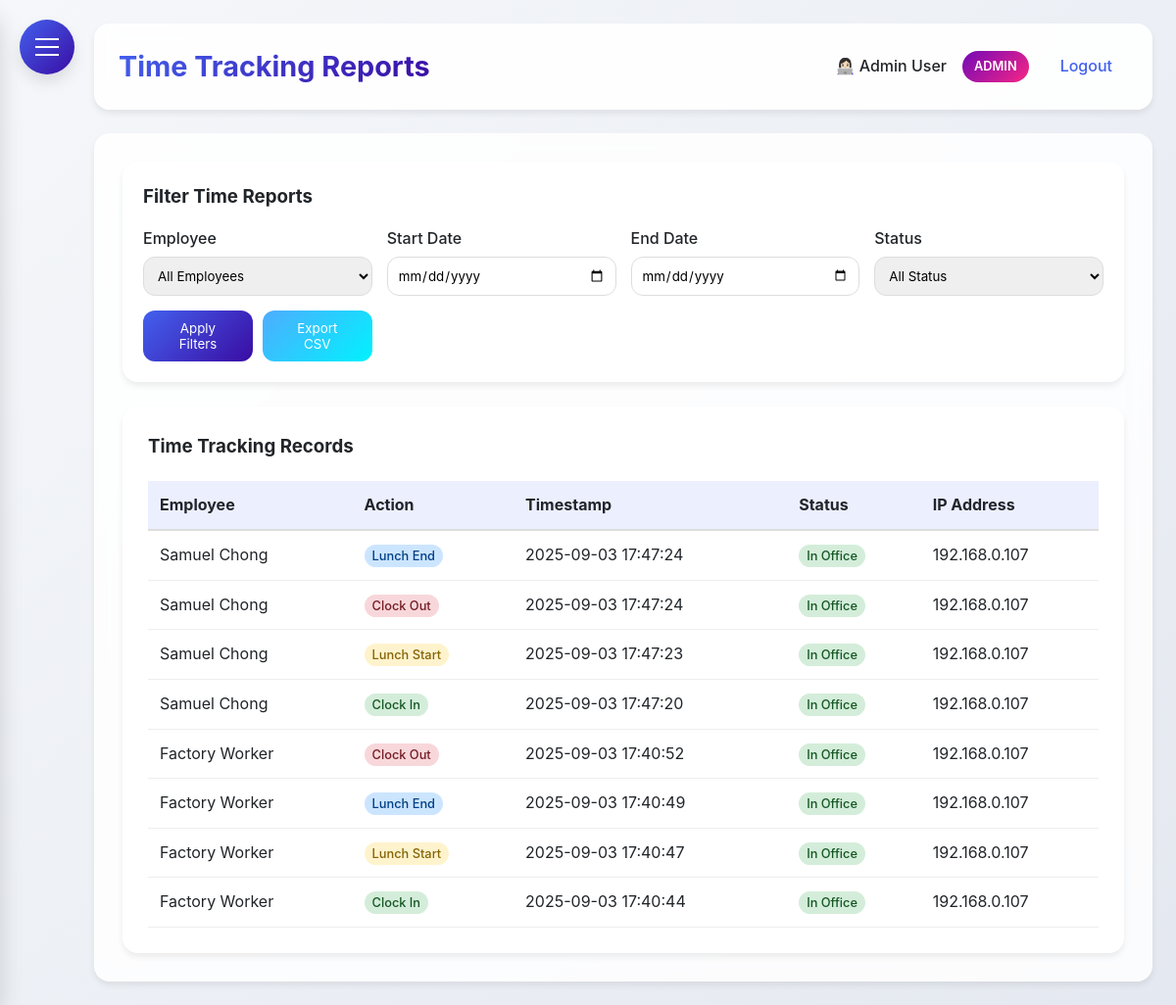
The app's page /time_reports (signed in), older data.
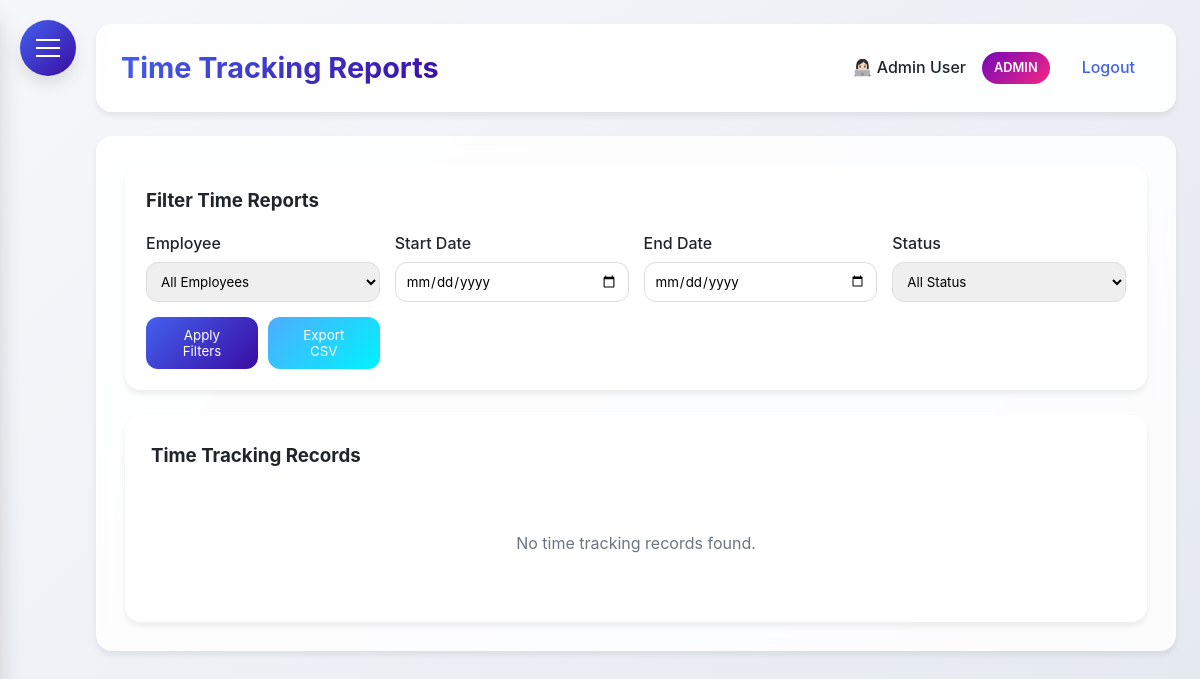
The same page, newer data.
### HerculesSystem.py (models this page shows, shortened)
class Employee(UserMixin, db.Model):
    id = db.Column(db.Integer, primary_key=True)
    username = db.Column(db.String(80), unique=True, nullable=False)
    password = db.Column(db.String(120), nullable=False)
    full_name = db.Column(db.String(120), nullable=False)
    email = db.Column(db.String(120), unique=True, nullable=False)
    department = db.Column(db.String(80))
    position = db.Column(db.String(80))
    hire_date = db.Column(db.Date)
    is_admin = db.Column(db.Boolean, default=False)
    user_type = db.Column(db.String(20), default='employee')  # admin, supervisor, office, factory
    last_clock_in = db.Column(db.DateTime)
    last_clock_out = db.Column(db.DateTime)
    last_lunch_start = db.Column(db.DateTime)
    last_lunch_end = db.Column(db.DateTime)

class TimeTracking(db.Model):
    __tablename__ = 'time_tracking'
    id = db.Column(db.Integer, primary_key=True)
    employee_id = db.Column(db.Integer, db.ForeignKey('employee.id'), nullable=False)
    action_type = db.Column(db.String(20), nullable=False)  #clock_in, clock_out, lunch_start, lunch_end
    timestamp = db.Column(db.DateTime, nullable=True)
    latitude = db.Column(db.Float, nullable=True)
    longitude = db.Column(db.Float, nullable=True)
    address = db.Column(db.String(200), nullable=True)
    status = db.Column(db.String(20), nullable=True)    # in/out office
    ip_address = db.Column(db.String(45), nullable=True)
    employee = db.relationship('Employee', backref=db.backref('time_entries', lazy=True))

### HerculesSystem.py (the view)
@app.route('/time_reports', methods=['GET'])
@login_required
def time_reports():
    now = datetime.now(MYT)
    employee_id = request.args.get('employee_id')
    start_date = request.args.get('start_date')
    end_date = request.args.get('end_date')
    status = request.args.get('status')
    employees = Employee.query.all() if current_user.user_type == 'admin' else []
    query = TimeTracking.query
    if current_user.user_type != 'admin':
        query = query.filter(TimeTracking.employee_id == current_user.id)
    else:
        query = query.join(Employee, TimeTracking.employee_id == Employee.id)
    if employee_id:
        query = query.filter(TimeTracking.employee_id == employee_id)
    if start_date:
        query = query.filter(func.date(TimeTracking.timestamp) >= start_date)
    if end_date:
        query = query.filter(func.date(TimeTracking.timestamp) <= end_date)
    if status:
        query = query.filter(TimeTracking.status == status)
    time_records = query.order_by(TimeTracking.timestamp.desc()).all()
    return render_template(
        'time_reports.html',
        time_records=time_records,
        employees=employees,
        now=now,
        MYT=MYT
    )

### HerculesSystem.py (called while the page is built)
@app.after_request
def add_security_headers(response):
    response.headers['Permissions-Policy'] = 'geolocation=()'
    return response

@login_manager.user_loader
def load_user(user_id):
    return db.session.get(Employee, int(user_id))

@app.context_processor
def inject_now():
    return {'now': datetime.utcnow()}

@app.before_request
def before_request():
    if request.url.startswith('https://'):
        new_url = request.url.replace('https://', 'http://', 1)
        return redirect(new_url, code=301)

### templates/time_reports.html (shortened to what this page needs)
{% extends "base.html" %}
{% block content %}
<div class="dashboard-container">
    {% if current_user.user_type == 'admin' %}
    <div class="glass" style="padding: 20px; border-radius: var(--border-radius-lg); margin-bottom: 25px;">
        <h3 style="margin-bottom: 15px;">Filter Time Reports</h3>
        <form id="filterForm" method="GET" action="{{ url_for('time_reports') }}">
            <div style="display: grid; grid-template-columns: repeat(auto-fit, minmax(200px, 1fr)); gap: 15px; align-items: end;">
                <div>
                    <label style="display: block; margin-bottom: 5px; font-weight: 500;">Employee</label>
                    <select name="employee_id" style="width: 100%; padding: 10px; border-radius: var(--border-radius); border: 1px solid #ddd;">
                        <option value="">All Employees</option>
                    </select>
                </div>
                <div>
                    <label style="display: block; margin-bottom: 5px; font-weight: 500;">Start Date</label>
                    <input type="date" name="start_date" value="{{ request.args.get('start_date', '') }}" style="width: 100%; padding: 10px; border-radius: var(--border-radius); border: 1px solid #ddd;">
                </div>
                <div>
                    <label style="display: block; margin-bottom: 5px; font-weight: 500;">End Date</label>
                    <input type="date" name="end_date" value="{{ request.args.get('end_date', '') }}" style="width: 100%; padding: 10px; border-radius: var(--border-radius); border: 1px solid #ddd;">
                </div>
                <div>
                    <label style="display: block; margin-bottom: 5px; font-weight: 500;">Status</label>
                    <select name="status" style="width: 100%; padding: 10px; border-radius: var(--border-radius); border: 1px solid #ddd;">
                        <option value="" {% if not request.args.get('status') %}selected{% endif %}>All Status</option>
                    </select>
                </div>
                <div style="display: flex; gap: 10px;">
                    <button type="submit" style="background: var(--gradient-primary); color: white; padding: 10px 20px; border: none; border-radius: var(--border-radius); cursor: pointer; flex: 1;">
                        Apply Filters
                    </button>
                    <button type="button" id="exportButton" style="background: linear-gradient(135deg, #4facfe 0%, #00f2fe 100%); color: white; padding: 10px 20px; border: none; border-radius: var(--border-radius); cursor: pointer; flex: 1;">
                        Export CSV
                    </button>
                </div>
            </div>
        </form>
    </div>
    {% endif %}
    <div class="glass" style="padding: 25px; border-radius: var(--border-radius-lg);">
        <h3 style="margin-bottom: 20px;">Time Tracking Records</h3>
        {% if time_records %}
        <div style="overflow-x: auto;">
            <table style="width: 100%; border-collapse: collapse;">
                <thead>
                    <tr style="background: rgba(67, 97, 238, 0.1);">
                        {% if current_user.user_type == 'admin' %}
                        <th style="padding: 12px; text-align: left; border-bottom: 2px solid #ddd;">Employee</th>
                        {% endif %}
                        <th style="padding: 12px; text-align: left; border-bottom: 2px solid #ddd;">Action</th>
                        <th style="padding: 12px; text-align: left; border-bottom: 2px solid #ddd;">Timestamp</th>
                        {% if current_user.user_type == 'admin' %}
                        <th style="padding: 12px; text-align: left; border-bottom: 2px solid #ddd;">Status</th>
                        <th style="padding: 12px; text-align: left; border-bottom: 2px solid #ddd;">IP Address</th>
                        {% endif %}
                    </tr>
                </thead>
                <tbody>
                    {% for record in time_records %}
                    <tr>
                        {% if current_user.user_type == 'admin' %}
                        <td style="padding: 12px; border-bottom: 1px solid #eee;">{{ record.employee.full_name }}</td>
                        {% endif %}
                        <td style="padding: 12px; border-bottom: 1px solid #eee;">
                            <span style="
                                padding: 4px 8px;
                                border-radius: 12px;
                                font-size: 0.8rem;
                                font-weight: 500;
                                {% if record.action_type == 'clock_in' %}background: #d4edda; color: #155724;
                                {% elif record.action_type == 'clock_out' %}background: #f8d7da; color: #721c24;
                                {% elif record.action_type == 'lunch_start' %}background: #fff3cd; color: #856404;
                                {% elif record.action_type == 'lunch_end' %}background: #cce5ff; color: #004085;
                                {% endif %}
                            ">
                                {{ record.action_type.replace('_', ' ').title() }}
                            </span>
                        </td>
                        <td style="padding: 12px; border-bottom: 1px solid #eee;">{{ record.timestamp.strftime('%Y-%m-%d %H:%M:%S') }}</td>
                        {% if current_user.user_type == 'admin' %}
                        <td style="padding: 12px; border-bottom: 1px solid #eee;">
                            <span style="
                                padding: 4px 8px;
                                border-radius: 12px;
                                font-size: 0.8rem;
                                font-weight: 500;
                                {% if record.status == 'in_office' %}background: #d4edda; color: #155724;
                                {% else %}background: #f8d7da; color: #721c24;
                                {% endif %}
                            ">
                                {{ record.status.replace('_', ' ').title() if record.status else 'N/A' }}
                            </span>
                        </td>
                        <td style="padding: 12px; border-bottom: 1px solid #eee;">{{ record.ip_address or 'N/A' }}</td>
                        {% endif %}
                    </tr>
                    {% endfor %}
                </tbody>
            </table>
        </div>
        {% else %}
        <p style="text-align: center; color: var(--gray); padding: 40px;">No time tracking records found.</p>
        {% endif %}
    </div>
</div>
{% endblock %}

### templates/base.html (shortened to what this page needs)
<!DOCTYPE html>
<html lang="en">
<head>
</head>
<body>
    <div class="hamburger-menu" id="hamburgerMenu">
        <span></span>
    </div>
    <div class="main-content" id="mainContent">
        <div class="header">
            <h1>{% block header %}Hercules HR{% endblock %}</h1>
            <div class="user-info">
                {% if current_user.is_authenticated %}
                <span>👩🏻‍💻 {{ current_user.full_name }}</span>
                {% if current_user.user_type == 'admin' %}
                <span class="admin-badge">ADMIN</span>
                {% endif %}
                <a href="{{ url_for('logout') }}">Logout</a>
                {% else %}
                <a href="{{ url_for('login') }}">Login</a>
                {% endif %}
            </div>
        </div>
        <div class="content">
            {% block content %}{% endblock %}
        </div>
    </div>
</body>
</html>

### templates/base.html (style rules this page uses)
:root { --primary: #4361ee; --secondary: #3a0ca3; --accent: #7209b7; --success: #4cc9f0; --danger: #f72585; --warning: #fca311; --info: #4895ef; --light: #f8f9fa; --dark: #212529; --gray: #6c757d; --gradient-primary: linear-gradient(135deg, #4361ee, #3a0ca3); --gradient-accent: linear-gradient(135deg, #7209b7, #f72585); --shadow-sm: 0 4px 6px rgba(0, 0, 0, 0.07); --shadow-md: 0 8px 15px rgba(0, 0, 0, 0.1); --shadow-lg: 0 15px 25px rgba(0, 0, 0, 0.15); --border-radius: 12px; --border-radius-lg: 16px; --border-radius-xl: 20px; --sidebar-radius: 20px; }
* { margin: 0; padding: 0; box-sizing: border-box; font-family: 'Inter', 'Segoe UI', system-ui, -apple-system, sans-serif; }
body { display: flex; min-height: 100vh; background: linear-gradient(135deg, #f5f7fa 0%, #e4e8f0 100%); color: var(--dark); line-height: 1.6; }
.glass { background: rgba(255, 255, 255, 0.85); backdrop-filter: blur(10px); border-radius: var(--border-radius); border: 1px solid rgba(255, 255, 255, 0.2); box-shadow: var(--shadow-sm); }
.hamburger-menu { position: fixed; top: 20px; left: 20px; z-index: 1000; cursor: pointer; background: var(--gradient-primary); border-radius: 50%; width: 56px; height: 56px; display: flex; align-items: center; justify-content: center; box-shadow: var(--shadow-md); transition: all 0.3s ease; }
.hamburger-menu span { display: block; width: 24px; height: 2px; background: #fff; position: relative; transition: all 0.3s cubic-bezier(0.4, 0, 0.2, 1); }
.hamburger-menu span:before, .hamburger-menu span:after { content: ''; position: absolute; width: 24px; height: 2px; background: #fff; transition: all 0.3s cubic-bezier(0.4, 0, 0.2, 1); }
.hamburger-menu span:before { top: -8px; }
.hamburger-menu span:after { top: 8px; }
.main-content { flex: 1; padding: 24px; margin-left: 0; transition: margin-left 0.3s cubic-bezier(0.4, 0, 0.2, 1); padding-left: 96px; }
.header { background: rgba(255, 255, 255, 0.9); backdrop-filter: blur(10px); padding: 20px 24px; border-radius: var(--border-radius-lg); box-shadow: var(--shadow-sm); display: flex; justify-content: space-between; align-items: center; margin-bottom: 24px; border: 1px solid rgba(255, 255, 255, 0.2); }
.header h1 { font-size: 1.8rem; font-weight: 700; background: var(--gradient-primary); -webkit-background-clip: text; background-clip: text; color: transparent; }
.user-info { display: flex; align-items: center; gap: 16px; }
.user-info span { color: var(--dark); font-weight: 500; }
.user-info .admin-badge { background: var(--gradient-accent); color: white; padding: 6px 12px; border-radius: 20px; font-size: 0.8rem; font-weight: 600; }
.user-info a { color: var(--primary); text-decoration: none; font-weight: 500; transition: all 0.2s ease; padding: 8px 16px; border-radius: 8px; }
.content { background: rgba(255, 255, 255, 0.85); backdrop-filter: blur(10px); padding: 28px; border-radius: var(--border-radius-lg); box-shadow: var(--shadow-sm); border: 1px solid rgba(255, 255, 255, 0.2); }
.content { animation: fadeIn 0.4s ease-out; }

Row changes from the older to the newer data that the page shows:
removed TimeTracking: employee.full_name "Samuel Chong", action_type.replace "Lunch End", timestamp "2025-09-03 17:47:24", status.replace "In Office", ip_address "192.168.0.107"
removed TimeTracking: employee.full_name "Samuel Chong", action_type.replace "Clock Out", timestamp "2025-09-03 17:47:24", status.replace "In Office", ip_address "192.168.0.107"
removed TimeTracking: employee.full_name "Samuel Chong", action_type.replace "Lunch Start", timestamp "2025-09-03 17:47:23", status.replace "In Office", ip_address "192.168.0.107"
removed TimeTracking: employee.full_name "Samuel Chong", action_type.replace "Clock In", timestamp "2025-09-03 17:47:20", status.replace "In Office", ip_address "192.168.0.107"
removed TimeTracking: employee.full_name "Factory Worker", action_type.replace "Clock Out", timestamp "2025-09-03 17:40:52", status.replace "In Office", ip_address "192.168.0.107"
removed TimeTracking: employee.full_name "Factory Worker", action_type.replace "Lunch End", timestamp "2025-09-03 17:40:49", status.replace "In Office", ip_address "192.168.0.107"
removed TimeTracking: employee.full_name "Factory Worker", action_type.replace "Lunch Start", timestamp "2025-09-03 17:40:47", status.replace "In Office", ip_address "192.168.0.107"
removed TimeTracking: employee.full_name "Factory Worker", action_type.replace "Clock In", timestamp "2025-09-03 17:40:44", status.replace "In Office", ip_address "192.168.0.107"
Text that changed along with them:
text no longer shown: "Employee Action Timestamp Status IP Address"
text now shown: "No time tracking records found."
